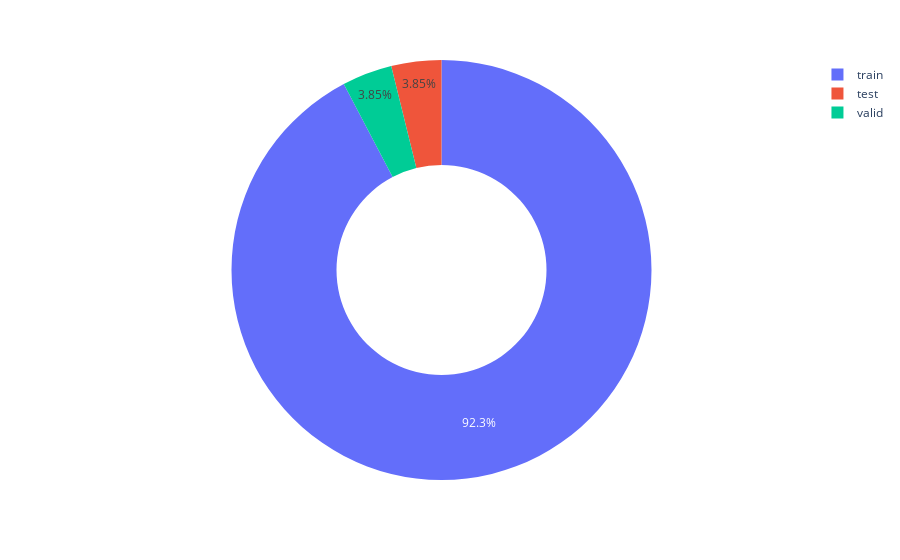

The notebook cell this image was saved under:
### Code cell
dfs = df["data set"].value_counts()

values = dfs.values 
names = dfs.index

fig = px.pie(values=values, names=names, hole=0.5)
fig.show()

### Figure 1 — Plotly figure (JSON) as saved in the notebook; plotly's stock layout.template omitted (floating-point values rounded to 4 significant figures)
{"data": [{"domain": {"x": [0, 1], "y": [0, 1]}, "hole": 0.5, "hovertemplate": "label=%{label}<br>value=%{value}<extra></extra>", "labels": ["train", "test", "valid"], "legendgroup": "", "name": "", "showlegend": true, "type": "pie", "values": [3595, 150, 150]}], "layout": {"legend": {"tracegroupgap": 0}, "margin": {"t": 60}}}
